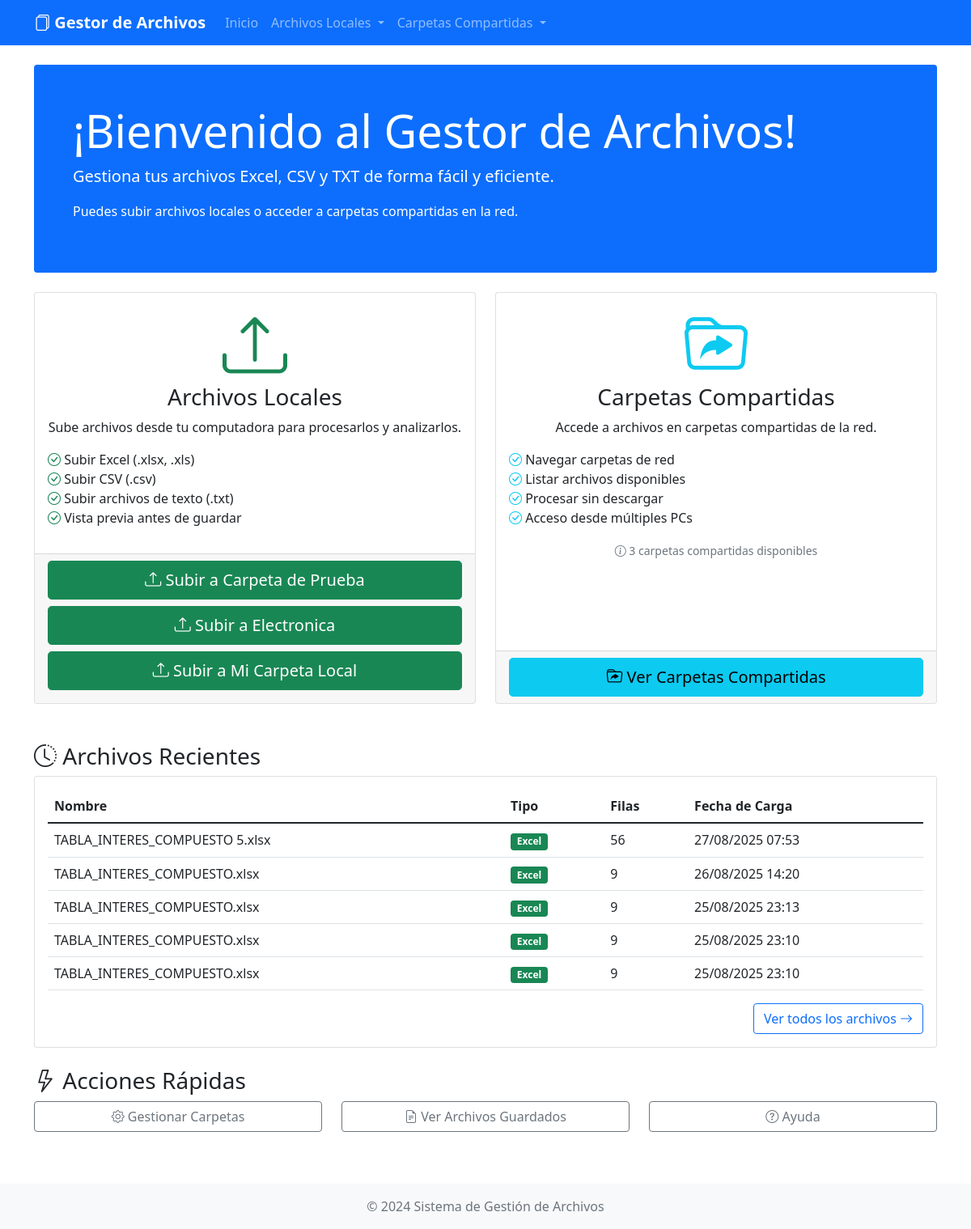
Before: / with the older database file.
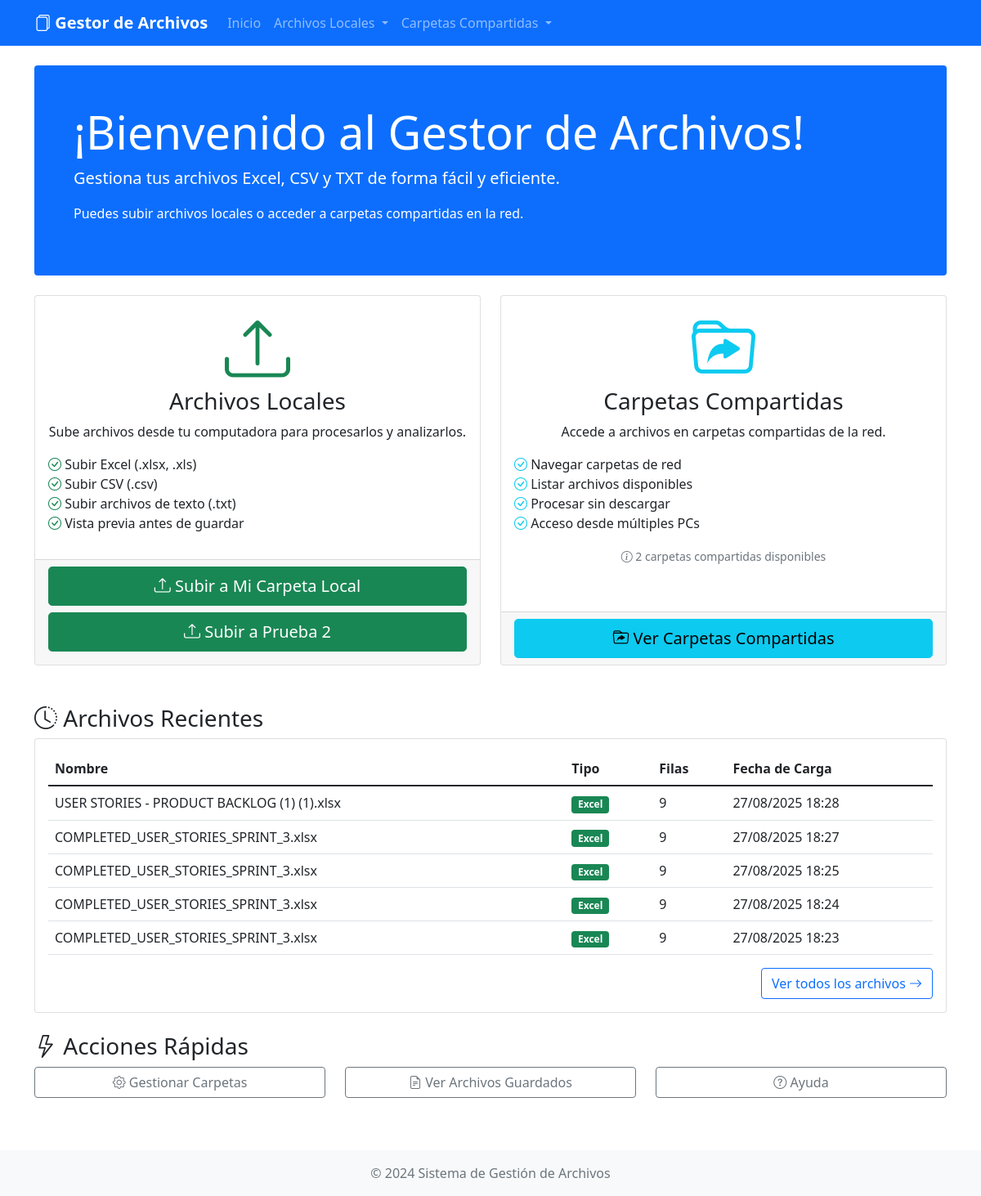
After: the same page with the newer database file.
### archivos/models.py (models this page shows, shortened)
class CarpetaCompartida(models.Model):
    nombre = models.CharField(max_length=255, verbose_name="Nombre de la carpeta")
    ruta = models.CharField(max_length=500, verbose_name="Ruta de la carpeta compartida")
    descripcion = models.TextField(blank=True, null=True, verbose_name="Descripción")
    activa = models.BooleanField(default=True, verbose_name="Activa")
    fecha_creacion = models.DateTimeField(auto_now_add=True)
    class Meta:
        verbose_name = "Carpeta Compartida"
        verbose_name_plural = "Carpetas Compartidas"

class ArchivoCargado(models.Model):
    nombre = models.CharField(max_length=255)
    tipo = models.CharField(max_length=10)  # Excel/CSV
    fecha_carga = models.DateTimeField(auto_now_add=True)
    columnas = models.TextField()  # lista de columnas como string
    filas = models.IntegerField()

### archivos/views.py (the view)
# urls.py: path('', views.index, name='index'),
def index(request):
    carpetas_activas = CarpetaCompartida.objects.filter(activa=True)
    carpetas_disponibles = CarpetaCompartida.objects.filter(activa=True).count()
    archivos_recientes = ArchivoCargado.objects.all().order_by('-fecha_carga')[:5]
    context = {
        'carpetas_disponibles': carpetas_disponibles,
        'archivos_recientes': archivos_recientes,
        'carpetas_activas': carpetas_activas
    }
    return render(request, 'archivos/index.html', context)

### archivos/templates/archivos/index.html (shortened to what the changed rows need)
{% extends 'archivos/base.html' %}
{% block content %}
<div class="row">
    <div class="col-12">
        <div class="jumbotron bg-primary text-white p-5 rounded mb-4">
            <h1 class="display-4">¡Bienvenido al Gestor de Archivos!</h1>
        </div>
    </div>
</div>
<div class="row">
    <div class="col-md-6 mb-4">
        <div class="card h-100 card-hover">
            <div class="card-footer">
                {% for carpeta in carpetas_activas %}
                <a href="{% url 'seleccionar_archivos_para_subir' carpeta_id=carpeta.id %}" class="btn btn-success btn-lg w-100 mb-2">
                    <i class="bi bi-upload"></i> Subir a {{ carpeta.nombre }}
                </a>
            {% endfor %}
            </div>
        </div>
    </div>
    <div class="col-md-6 mb-4">
        <div class="card h-100 card-hover">
            <div class="card-body text-center">
                <div class="mt-3">
                    <small class="text-muted">
                        <i class="bi bi-info-circle"></i>
                        {{ carpetas_disponibles }} carpeta{{ carpetas_disponibles|pluralize }} compartida{{ carpetas_disponibles|pluralize }} disponible{{ carpetas_disponibles|pluralize }}
                    </small>
                </div>
            </div>
        </div>
    </div>
</div>
{% if archivos_recientes %}
<div class="row mt-4">
    <div class="col-12">
        <div class="card">
            <div class="card-body">
                <div class="table-responsive">
                    <table class="table table-hover">
                        <thead>
                            <tr>
                                <th>Nombre</th>
                                <th>Tipo</th>
                                <th>Filas</th>
                                <th>Fecha de Carga</th>
                            </tr>
                        </thead>
                        <tbody>
                            {% for archivo in archivos_recientes %}
                            <tr>
                                <td>{{ archivo.nombre }}</td>
                                <td>
                                    <span class="badge bg-{% if archivo.tipo == 'Excel' %}success{% elif archivo.tipo == 'CSV' %}info{% else %}warning{% endif %}">
                                        {{ archivo.tipo }}
                                    </span>
                                </td>
                                <td>{{ archivo.filas }}</td>
                                <td>{{ archivo.fecha_carga|date:"d/m/Y H:i" }}</td>
                            </tr>
                            {% endfor %}
                        </tbody>
                    </table>
                </div>
            </div>
        </div>
    </div>
</div>
{% endif %}
{% endblock %}

Changed rows visible on the page:
removed CarpetaCompartida: nombre "Carpeta de Prueba"
removed CarpetaCompartida: nombre "Electronica"
no longer on this page (row unchanged): ArchivoCargado: nombre "TABLA_INTERES_COMPUESTO 5.xlsx", tipo "Excel", filas "56", fecha_carga "27/08/2025 07:53"
no longer on this page (row unchanged): ArchivoCargado: nombre "TABLA_INTERES_COMPUESTO.xlsx", tipo "Excel", filas "9", fecha_carga "26/08/2025 14:20"
no longer on this page (row unchanged): ArchivoCargado: nombre "TABLA_INTERES_COMPUESTO.xlsx", tipo "Excel", filas "9", fecha_carga "25/08/2025 23:13"
no longer on this page (row unchanged): ArchivoCargado: nombre "TABLA_INTERES_COMPUESTO.xlsx", tipo "Excel", filas "9", fecha_carga "25/08/2025 23:10"
no longer on this page (row unchanged): ArchivoCargado: nombre "TABLA_INTERES_COMPUESTO.xlsx", tipo "Excel", filas "9", fecha_carga "25/08/2025 23:10"
added CarpetaCompartida: nombre "Prueba 2"
added ArchivoCargado: nombre "USER STORIES - PRODUCT BACKLOG (1) (1).xlsx", tipo "Excel", filas "9", fecha_carga "27/08/2025 18:28"
added ArchivoCargado: nombre "COMPLETED_USER_STORIES_SPRINT_3.xlsx", tipo "Excel", filas "9", fecha_carga "27/08/2025 18:27"
added ArchivoCargado: nombre "COMPLETED_USER_STORIES_SPRINT_3.xlsx", tipo "Excel", filas "9", fecha_carga "27/08/2025 18:25"
added ArchivoCargado: nombre "COMPLETED_USER_STORIES_SPRINT_3.xlsx", tipo "Excel", filas "9", fecha_carga "27/08/2025 18:24"
added ArchivoCargado: nombre "COMPLETED_USER_STORIES_SPRINT_3.xlsx", tipo "Excel", filas "9", fecha_carga "27/08/2025 18:23"
Other visible differences:
{{ carpetas_disponibles }}: "3" → "2"
